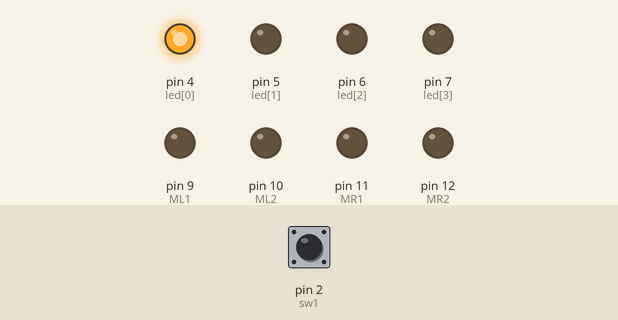
Recording of a sketch running on a simulated Arduino Nano, built with avr-gcc and run on an emulated ATmega328P. On the bench: output pins drawn as LEDs (lit = HIGH). The inputs (shaded band) are chosen by the test bench; at power-on: pin 2 (sw1) HIGH.

Above: at 0.05 s.
At 0.25 s:
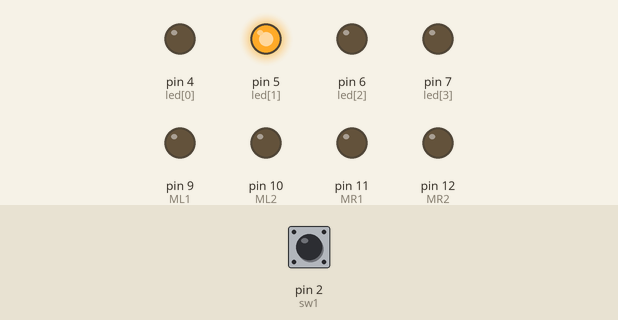
At 0.75 s:
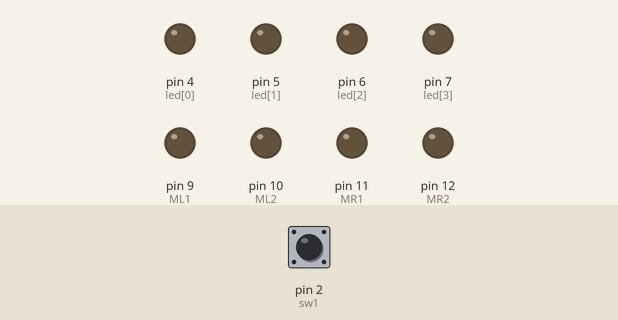
At 1.45 s:
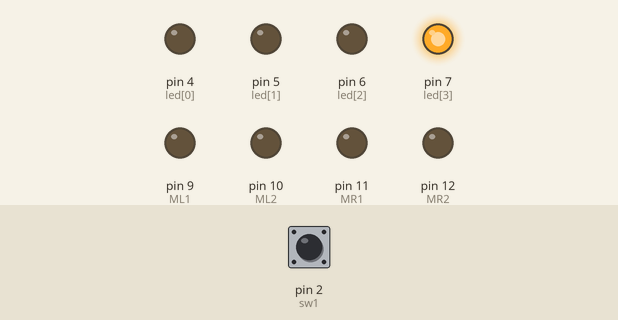
At 2.85 s:
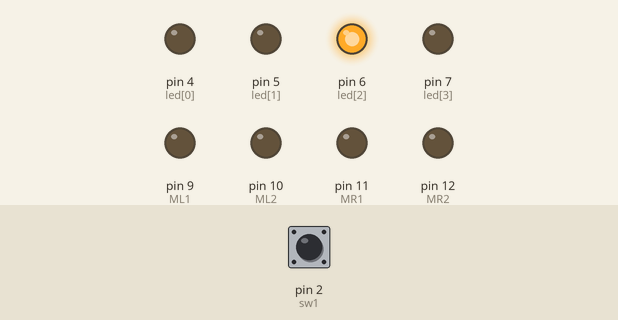
Timing chart, 0 to 3.1 s (numbered marks = the images above):
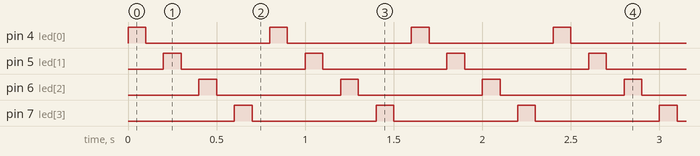

Measured:
- by itself, pin 4 (led[0]), pin 5 (led[1]), pin 6 (led[2]), pin 7 (led[3]): alternates HIGH for 0.10 s and LOW for 0.70 s

The sketch:

Test-Nano.ino
```cpp
int sw1=2;
int sw2=3;
int led[]={4,5,6,7};
int ML1=9;
int ML2=10;
int MR1=11;
int MR2=12;

void setup() {
  pinMode(sw1, INPUT);
  pinMode(sw2, INPUT);
  pinMode(led[0], OUTPUT);
  pinMode(led[1], OUTPUT);
  pinMode(led[2], OUTPUT);
  pinMode(led[3], OUTPUT);
  pinMode(ML1, OUTPUT);
  pinMode(ML2, OUTPUT);
  pinMode(MR1, OUTPUT);
  pinMode(MR2, OUTPUT);
}

void loop() {
  int btn1=HIGH;
  btn1 = digitalRead(sw1);
  if(btn1 == LOW){
    reverse();
  }else{
    forward();
  }

}

void forward(){
  for(int i=0; i<=3; i++){
    digitalWrite(led[i],HIGH);
    delay(100);
    digitalWrite(led[i],LOW);
    delay(100);
  }
}

void reverse(){
  for(int i=3; i>=0; i--){
    digitalWrite(led[i],HIGH);
    delay(100);
    digitalWrite(led[i],LOW);
    delay(100);
  }
}
```
